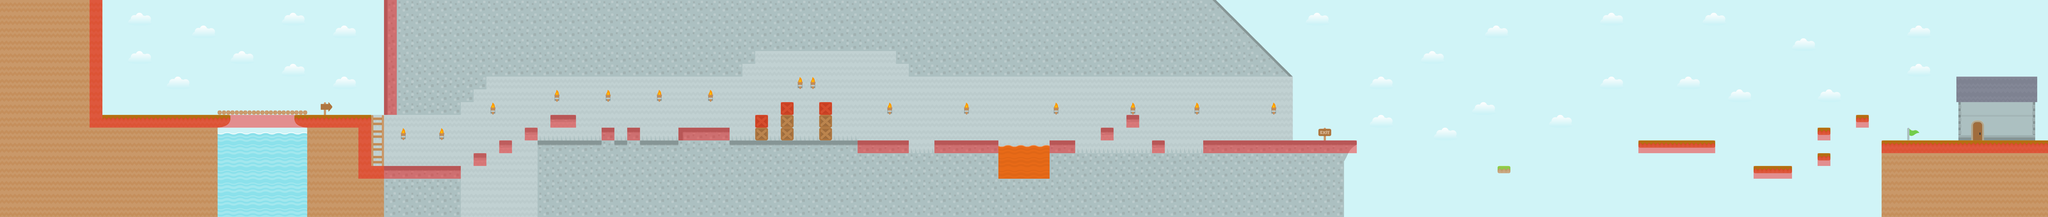

This is a level from a 2D game, rendered from its Tiled map with the project's own tilesets. A one-line summary and the map file follow, with tile-layer data summarised:
An orthogonal 160x17 tile map with 70x70 px tiles, 6 tile layers (Capa de patrones 4, parallax, Main, Details, ...) and 112 objects.

<map version="1.0" tiledversion="1.1.5" orientation="orthogonal" renderorder="right-down" width="160" height="17" tilewidth="70" tileheight="70" infinite="0" nextobjectid="478">
 <properties>
  <property name="NoDraw" type="int" value="0" />
 </properties>
 <tileset firstgid="1" name="tiles_spritesheet" tilewidth="70" tileheight="70" spacing="2" tilecount="522" columns="18">
  <image source="tiles_spritesheet.png" width="1294" height="2086" />
 </tileset>
 <layer name="Capa de patrones 4" width="160" height="17">
  <properties>
   <property name="speed" type="float" value="1" />
  </properties>
  <data>[2720 cells, 2720 non-empty, 1 distinct tile ids]</data>
 </layer>
 <layer name="parallax" width="160" height="17">
  <properties>
   <property name="NoDraw" type="int" value="0" />
   <property name="speed" type="float" value="0.2" />
  </properties>
  <data>[2720 cells, 144 non-empty, 2 distinct tile ids]</data>
 </layer>
 <layer name="Main" width="160" height="17">
  <properties>
   <property name="NoDraw" type="int" value="0" />
   <property name="speed" type="float" value="1" />
  </properties>
  <data>[2720 cells, 2349 non-empty, 47 distinct tile ids]</data>
 </layer>
 <layer name="Details" width="160" height="17">
  <properties>
   <property name="NoDraw" type="int" value="0" />
   <property name="speed" type="float" value="1" />
  </properties>
  <data>[2720 cells, 31 non-empty, 9 distinct tile ids]</data>
 </layer>
 <layer name="Water" width="160" height="17" opacity="0.8">
  <properties>
   <property name="NoDraw" type="int" value="0" />
   <property name="speed" type="float" value="1" />
  </properties>
  <data>[2720 cells, 67 non-empty, 3 distinct tile ids]</data>
 </layer>
 <layer name="Walkable" width="160" height="17" opacity="0.42">
  <properties>
   <property name="Navigation" type="int" value="1" />
   <property name="NoDraw" type="int" value="1" />
   <property name="speed" type="float" value="1" />
  </properties>
  <data>[2720 cells, 116 non-empty, 1 distinct tile ids]</data>
 </layer>
 <objectgroup name="Collider">
  <properties>
   <property name="speed" type="float" value="1" />
  </properties>
  <object id="6" x="490" y="-2" width="70" height="702">
   <properties>
    <property name="Type" type="int" value="1" />
   </properties>
  </object>
  <object id="8" x="560.042" y="630" width="629.792" height="66">
   <properties>
    <property name="Type" type="int" value="2" />
   </properties>
  </object>
  <object id="12" x="1189.7" y="605" width="489.972" height="24.637">
   <properties>
    <property name="Type" type="int" value="2" />
   </properties>
  </object>
  <object id="49" x="2000.68" y="910.091" width="514.318" height="47.9091">
   <properties>
    <property name="Type" type="int" value="2" />
   </properties>
  </object>
  <object id="53" x="3010.25" y="629.5" width="139.5" height="39.5">
   <properties>
    <property name="Type" type="int" value="12" />
   </properties>
  </object>
  <object id="54" x="3290" y="700.25" width="69.5" height="68.75">
   <properties>
    <property name="Type" type="int" value="2" />
   </properties>
  </object>
  <object id="55" x="3430.18" y="699.818" width="69.4545" height="69.2273">
   <properties>
    <property name="Type" type="int" value="2" />
   </properties>
  </object>
  <object id="56" x="3710.25" y="700.25" width="280" height="70">
   <properties>
    <property name="Type" type="int" value="2" />
   </properties>
  </object>
  <object id="77" x="4690" y="770.25" width="279.667" height="69.75">
   <properties>
    <property name="Type" type="int" value="2" />
   </properties>
  </object>
  <object id="84" x="5739.82" y="770" width="139.636" height="69.2727">
   <properties>
    <property name="Type" type="int" value="2" />
   </properties>
  </object>
  <object id="86" x="4340" y="752.909" width="140" height="17.2727">
   <properties>
    <property name="Type" type="int" value="3" />
   </properties>
  </object>
  <object id="90" x="5879.5" y="822.5" width="419.5" height="17">
   <properties>
    <property name="Type" type="int" value="3" />
   </properties>
  </object>
  <object id="91" x="6020" y="699.5" width="68.5" height="39">
   <properties>
    <property name="Type" type="int" value="12" />
   </properties>
  </object>
  <object id="92" x="6160.5" y="629.5" width="68.5" height="38.5">
   <properties>
    <property name="Type" type="int" value="12" />
   </properties>
  </object>
  <object id="93" x="6300.5" y="770" width="68.5" height="39.5">
   <properties>
    <property name="Type" type="int" value="2" />
   </properties>
  </object>
  <object id="94" x="6374" y="821.5" width="205" height="17.5">
   <properties>
    <property name="Type" type="int" value="3" />
   </properties>
  </object>
  <object id="95" x="6579" y="769" width="841" height="70">
   <properties>
    <property name="Type" type="int" value="2" />
   </properties>
  </object>
  <object id="100" x="8960.73" y="770.5" width="421.5" height="39.5">
   <properties>
    <property name="Type" type="int" value="12" />
   </properties>
  </object>
  <object id="101" x="9589.5" y="910.5" width="209.5" height="38.5">
   <properties>
    <property name="Type" type="int" value="2" />
   </properties>
  </object>
  <object id="102" x="9940" y="839" width="69.5" height="41.5">
   <properties>
    <property name="Type" type="int" value="12" />
   </properties>
  </object>
  <object id="103" x="9938.5" y="700.5" width="71" height="38.5">
   <properties>
    <property name="Type" type="int" value="12" />
   </properties>
  </object>
  <object id="104" x="10150" y="630" width="70.5" height="40">
   <properties>
    <property name="Type" type="int" value="12" />
   </properties>
  </object>
  <object id="105" x="10289" y="770.125" width="911" height="418.875">
   <properties>
    <property name="Type" type="int" value="2" />
   </properties>
  </object>
  <object id="299" x="10289.5" y="778" width="14.1667" height="410.667">
   <properties>
    <property name="Type" type="int" value="13" />
   </properties>
  </object>
  <object id="302" x="11184.9" y="1.33317" width="14.1667" height="766.667">
   <properties>
    <property name="Type" type="int" value="7" />
   </properties>
  </object>
  <object id="303" x="5456.92" y="783" width="3.18754" height="56.917">
   <properties>
    <property name="Type" type="int" value="1" />
   </properties>
  </object>
  <object id="304" x="5740.58" y="782.875" width="2.83337" height="56.542">
   <properties>
    <property name="Type" type="int" value="13" />
   </properties>
  </object>
  <object id="305" x="5876.52" y="783.197" width="2.636" height="55.7727">
   <properties>
    <property name="Type" type="int" value="1" />
   </properties>
  </object>
  <object id="306" x="6579.68" y="782.78" width="2.636" height="55.5227">
   <properties>
    <property name="Type" type="int" value="13" />
   </properties>
  </object>
  <object id="308" x="2948" y="748" width="342" height="21.5">
   <properties>
    <property name="Type" type="int" value="3" />
   </properties>
  </object>
  <object id="309" x="3360.5" y="749" width="69" height="19.5">
   <properties>
    <property name="Type" type="int" value="3" />
   </properties>
  </object>
  <object id="310" x="3499.5" y="751.5" width="210.5" height="19.5">
   <properties>
    <property name="Type" type="int" value="3" />
   </properties>
  </object>
  <object id="311" x="1963.2" y="645.275" width="66.6667" height="264.195">
   <properties>
    <property name="Type" type="int" value="1" />
   </properties>
  </object>
  </objectgroup>
 <objectgroup name="Player">
  <properties>
   <property name="speed" type="float" value="1" />
  </properties>
  <!-- 25 objects omitted --></objectgroup>
 <objectgroup name="Coins">
  <!-- 23 objects omitted --></objectgroup>
 <objectgroup name="Enemies">
  <!-- 7 objects omitted --></objectgroup>
</map>
<!-- 79 of 112 objects omitted -->